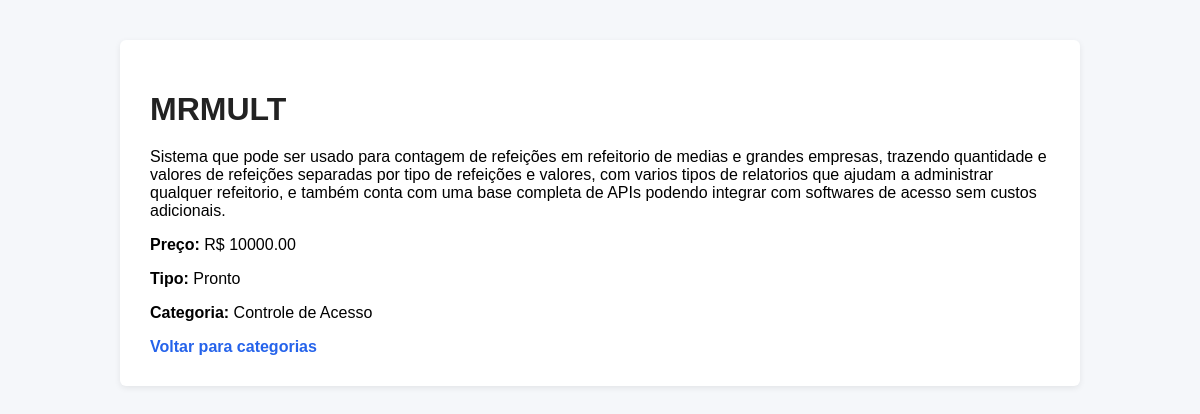
The page /softwares/1/ on the database its author committed.
### softwares/models.py (models this page shows, shortened)
class Software(models.Model):
    TIPO_CHOICES = (
        ('PRONTO', 'Pronto'),
        ('SOB_DEMANDA', 'Sob_Demanda'),
    )
    nome = models.CharField(max_length=150)
    descricao = models.TextField()
    preco = models.DecimalField(max_digits=10, decimal_places=2)
    tipo = models.CharField(max_length=20, choices=TIPO_CHOICES)
    categoria = models.ForeignKey(Categoria, on_delete=models.PROTECT, related_name="softwares")
    vendedor = models.ForeignKey(User, on_delete=models.CASCADE, related_name="softwares")
    ativo = models.BooleanField(default=True)
    criado_em = models.DateTimeField(auto_now_add=True)

class Categoria(models.Model):
    nome = models.CharField(max_length=100, unique=True)
    slug = models.SlugField(unique=True, blank=True)
    ativa = models.BooleanField(default=True)

### softwares/views.py (the view)
# urls.py: path("softwares/<int:id>/", views.software_detail, name="software_detail"),
def software_detail(request, id):
    software = get_object_or_404(Software, id=id)
    context = {
        "software": software
    }
    return render(
        request,
        template_name = "softwares/software_detail.html",
        context = context
    )

### softwares/templates/softwares/software_detail.html (shortened to what this page needs)
<!DOCTYPE html>
{% load static %}
<html lang="en">
<head>
    <link rel="stylesheet" href="{% static 'softwares/style.css' %}">
</head>
<body>
    <div class="container">
        <h1>{{ software.nome }}</h1>
        <p>{{ software.descricao }}</p>
        <p><strong>Preço:</strong> R$ {{ software.preco }}</p>
        <p><strong>Tipo:</strong> {{ software.get_tipo_display }}</p>
        <p><strong>Categoria:</strong> {{ software.categoria.nome }}</p>
        {%if software.categoria.slut %}
            <a href="{% url 'softwares:software_list' software.categoria.slut %}">
                Voltar para categoria
            </a>
        {% else %}
            <a href="{% url 'softwares:categoria_list' %}">
                Voltar para categorias
            </a>
        {% endif %}
    </div>
</body>
</html>

### softwares/static/softwares/style.css (style rules this page uses)
body { font-family: Arial, Helvetica, sans-serif; background-color: #f5f7fa; margin: 0; padding: 0; }
.container { max-width: 900px; margin: 40px auto; background: #ffffff; padding: 30px; border-radius: 6px; box-shadow: 0 2px 6px rgba(0,0,0,0.08); }
h1 { margin-bottom: 20px; color: #222; }
a { text-decoration: none; color: #2563eb; font-weight: bold; }

### rows shown on the page
Software: nome "MRMULT", descricao "Sistema que pode ser usado para contagem de refeições em refeitorio de medias e grandes empresas, trazendo quantidade e valores de refeições separadas por tipo de refeições e valores, com varios tipos de relatorios que ajudam a administrar qualquer refeitorio, e também conta com uma base completa de APIs podendo integrar com softwares de acesso sem custos adicionais.", preco "10000.00", tipo "Pronto", categoria.nome "Controle de Acesso"
